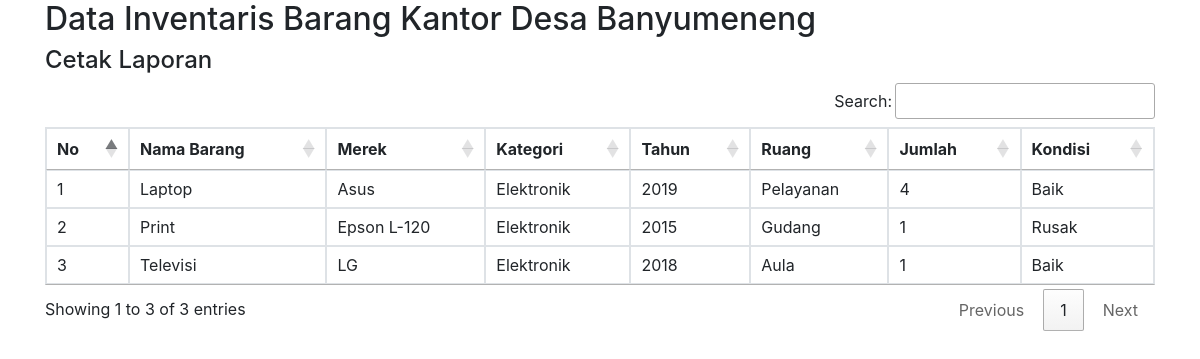
The app's page /rekap.php (signed in) with its own data.
### tables this page shows
CREATE TABLE `barang` (
  `idbarang` int(11) NOT NULL,
  `namabarang` varchar(25) NOT NULL,
  `merek` varchar(25) NOT NULL,
  `kategori` varchar(25) NOT NULL,
  `tahun` int(11) NOT NULL,
  `ruang` varchar(25) NOT NULL,
  `jumlah` int(11) NOT NULL,
  `kondisi` varchar(25) NOT NULL
);

### rekap.php (the view, shortened to what this page needs)
<?php
require 'function.php';
?>
<html>
<head>
  <link rel="stylesheet" href="https://maxcdn.bootstrapcdn.com/bootstrap/4.5.2/css/bootstrap.min.css">
  <link rel="stylesheet" type="text/css" href="https://cdn.datatables.net/1.10.19/css/jquery.dataTables.css">
  <link rel="stylesheet" type="text/css" href="https://cdn.datatables.net/buttons/1.6.5/css/buttons.dataTables.min.css">
  <link rel="stylesheet" type="text/css" href="https://cdn.datatables.net/1.10.19/css/jquery.dataTables.min.css">
</head>
<body>
<div class="container">
			<h2>Data Inventaris Barang Kantor Desa Banyumeneng</h2>
			<h4>Cetak Laporan</h4>
				<div class="data-tables datatable-dark">
          <table class="table table-bordered" id="mauexport" width="100%" cellspacing="0">
                                        <thead>
                                            <tr>
                                                <th>No</th>
                                                <th>Nama Barang</th>
                                                <th>Merek</th>
                                                <th>Kategori</th>
                                                <th>Tahun</th>
                                                <th>Ruang</th>
                                                <th>Jumlah</th>
                                                <th>Kondisi</th>
                                            </tr>
                                        </thead>
                                      <tbody>
                                                <?php
                                                $ambilsemuadatabarang = mysqli_query($conn,"select * from barang");
                                                $i = 1;
                                                while ($data=mysqli_fetch_array($ambilsemuadatabarang)){
                                                        $namabarang = $data['namabarang'];
                                                        $merek = $data['merek'];
                                                        $kategori = $data['kategori'];
                                                        $tahun = $data['tahun'];
                                                        $ruang = $data['ruang'];
                                                        $jumlah = $data['jumlah'];
                                                        $kondisi = $data['kondisi'];
                                                 ?>
                                            <tr>
                                                <td><?=$i++;?></td>
                                                <td><?=$namabarang;?></td>
                                                <td><?=$merek;?></td>
                                                <td><?=$kategori;?></td>
                                                <td><?=$tahun;?></td>
                                                <td><?=$ruang;?></td>
                                                <td><?=$jumlah;?></td>
                                                <td><?=$kondisi;?></td>
                                            </tr>
                                            <?php
                                                };
                                             ?>
                                        </tbody>
                                    </table>
				</div>
</div>
</body>
</html>

### records on screen
barang: namabarang "Laptop", merek "Asus", kategori "Elektronik", tahun "2019", ruang "Pelayanan", jumlah "4", kondisi "Baik"
barang: namabarang "Print", merek "Epson L-120", kategori "Elektronik", tahun "2015", ruang "Gudang", jumlah "1", kondisi "Rusak"
barang: namabarang "Televisi", merek "LG", kategori "Elektronik", tahun "2018", ruang "Aula", jumlah "1", kondisi "Baik"
